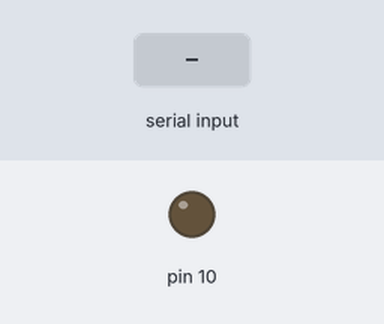
This sketch was run on a simulated Arduino Uno, built with avr-gcc and run on an emulated ATmega328P. Parts: output pins drawn as LEDs (lit = HIGH). The inputs (shaded band) are chosen by the test bench.

Above: at 1.2 s.
1.3 s: "a" received over Serial
At 2.3 s:
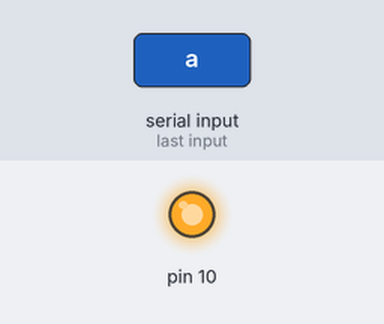
2.8 s: "s" received over Serial
At 3.5 s:
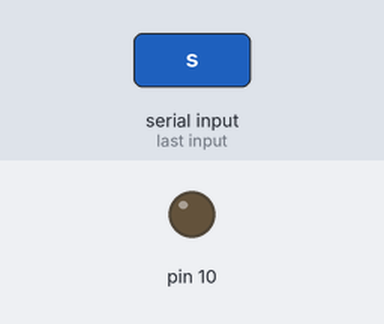
Timing chart, 0 to 5.8 s (numbered marks = the images above; inputs shaded):
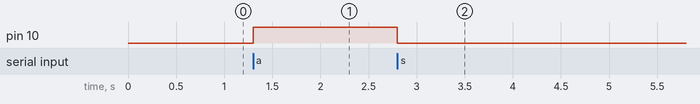

The sketch:

PencetA.ino
```cpp
void setup() {
  pinMode(10, OUTPUT);
  Serial.begin(9600);
}
char c;
void loop() {
  c=Serial.read();
  if (c=='a') digitalWrite(10,HIGH);
  else if (c=='s') digitalWrite(10,LOW);
  else if (c=='d') Serial.write("selamat datang");
}
```

Measured:
- after the input at 1.3 s, pin 10: LOW → HIGH at once
- after the input at 2.8 s, pin 10: HIGH → LOW at once
